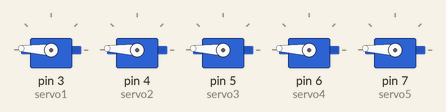
The sketch below on a simulated Arduino Uno, built with avr-gcc and run on an emulated ATmega328P. Parts: 5 × servo.

Above: at 0.05 s.
At 0.6 s:
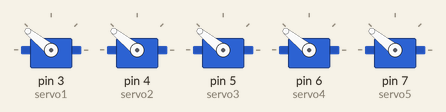
At 1.35 s:
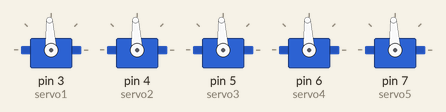
At 2.65 s:
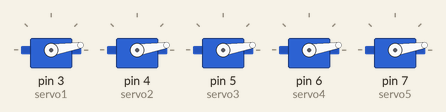
At 3.95 s:
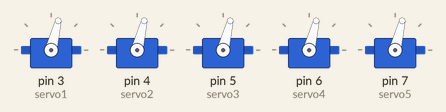
At 5.3 s:
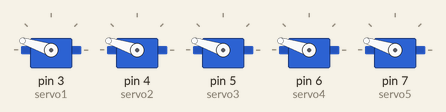
Timing chart, 0 to 7.2 s (numbered marks = the images above):
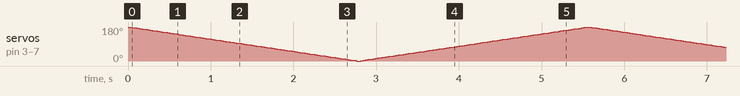

The sketch:

_5-servo-for-hand.ino
```cpp
#include <Servo.h>

Servo servo1,servo2,servo3,servo4,servo5;

int pos = 0 ;

void setup() {
 servo1.attach(3);
 servo2.attach(4);
 servo3.attach(5);
 servo4.attach(6);
servo5.attach(7);
}

void loop() {
 for (pos = 180; pos >= 0; pos -= 1) {

 servo1.write(pos);
 servo2.write(pos);
 servo3.write(pos);
 servo4.write(pos);
 servo5.write(pos);

 delay(15);
 }
 for (pos = 0; pos <= 180; pos += 1) {
 servo1.write(pos);
 servo2.write(pos);
 servo3.write(pos);
 servo4.write(pos);
 servo5.write(pos);
 delay(15);
 }

}
```
